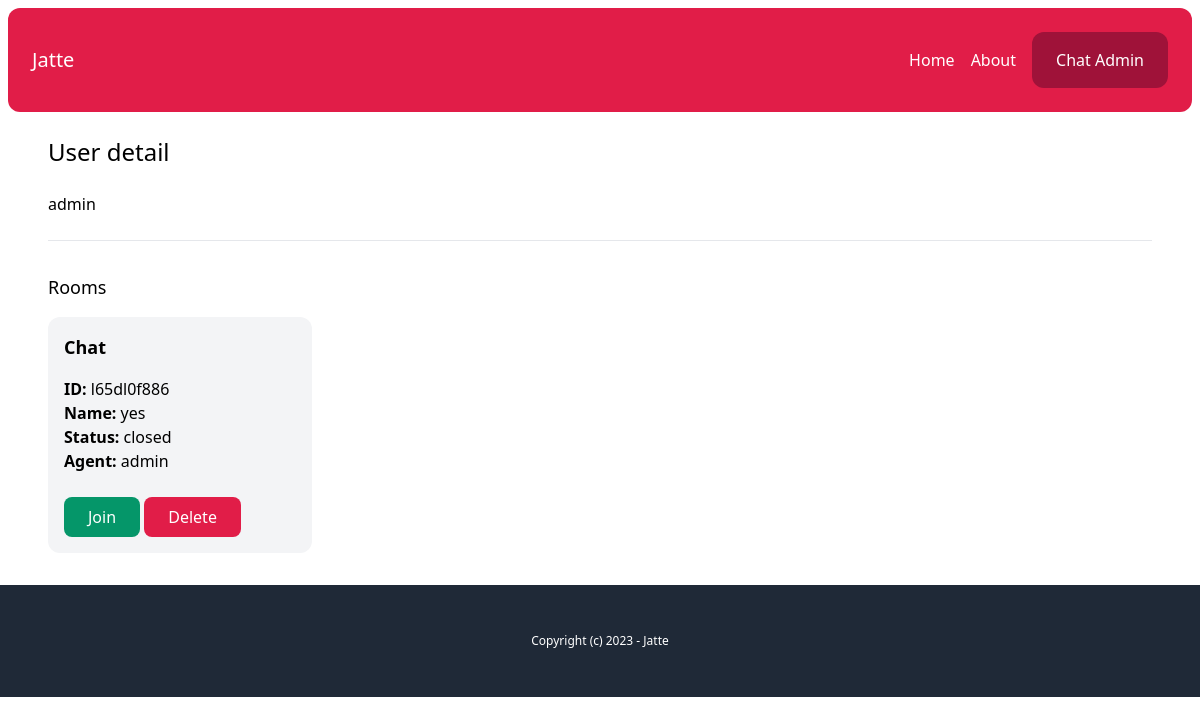
Before: /chat-admin/users/6aaf5a42-7c56-4b12-afab-a7e29df4ad82/ (signed in) with the older database file.
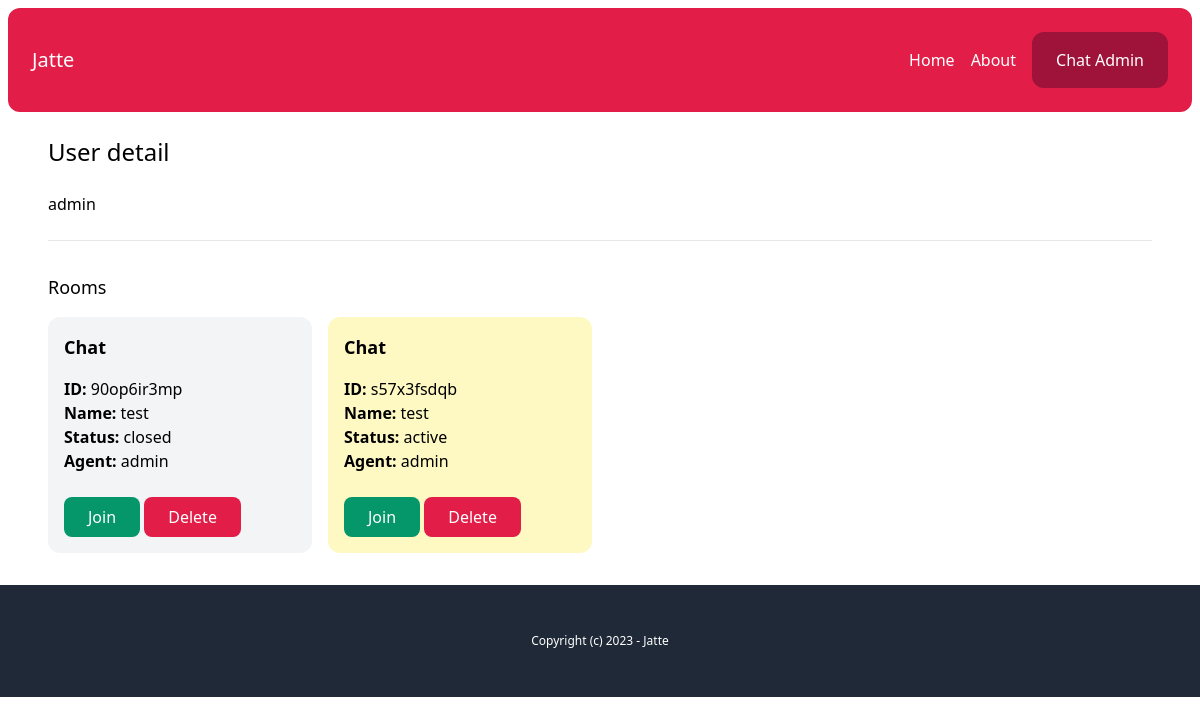
After: the same page with the newer database file.
### account/models.py (models this page shows)
class User(AbstractBaseUser, PermissionsMixin):
    AGENT = 'agent'
    MANAGER = 'manager'
    ROLES_CHOICES = (
        (AGENT, 'Agent'),
        (MANAGER, 'Manager'),
    )
    id = models.UUIDField(primary_key=True, default=uuid.uuid4, editable=False)
    email = models.EmailField(unique=True)
    name = models.CharField(max_length=255, blank=True, default='')
    role = models.CharField(max_length=20, choices=ROLES_CHOICES, default=AGENT)
    is_active = models.BooleanField(default=True)
    is_superuser = models.BooleanField(default=False)
    is_staff = models.BooleanField(default=False)
    date_joined = models.DateTimeField(default=timezone.now)
    last_login = models.DateTimeField(blank=True, null=True)
    objects = CustomUserManager()
    USERNAME_FIELD = 'email'
    EMAIL_FIELD = 'email'
    REQUIRED_FIELDS = ['name']

### chat/models.py (models this page shows, shortened)
class Room(models.Model):
    WAITING = "waiting"
    ACTIVE = "active"
    CLOSED = "closed"
    CHOICES_STATUS = [(WAITING, "Waiting"), (ACTIVE, "Active"), (CLOSED, "Closed")]
    uuid = models.CharField(max_length=255)
    client = models.CharField(max_length=255)
    agent = models.ForeignKey(
        User, related_name="rooms", blank=True, null=True, on_delete=models.SET_NULL
    )
    messages = models.ManyToManyField(Message, blank=True)
    url = models.CharField(max_length=255, blank=True, null=True)
    status = models.CharField(max_length=20, choices=CHOICES_STATUS, default=WAITING)
    created_at = models.DateTimeField(auto_now_add=True)
    class Meta:
        ordering: ["-created_at"]

### chat/views.py (the view)
# urls.py: path("chat-admin/users/<uuid:uuid>/", views.user_detail, name="user_detail"),
@login_required
def user_detail(request, uuid):
    user = User.objects.get(pk=uuid)
    rooms = user.rooms.all()
    return render(
        request,
        "chat/user_detail.html",
        {
            "user": user,
            "rooms": rooms,
        },
    )

### chat/templates/chat/user_detail.html
{% extends 'core/base.html' %} {% block content %}
<h1 class="mb-6 text-2xl">User detail</h1>
{{ user.name }}
<hr class="my-6" />
<div class="mt-8">
  <h2 class="mb-4 text-lg">Rooms</h2>
  {% include 'chat/partials/room_list.html' %}
</div>
{% endblock %}

### core/templates/core/base.html (shortened to what this page needs)
{% load static %}
<!DOCTYPE html>
<html>
  <head>
    <link
      rel="stylesheet"
      type="text/css"
      href="{% static 'css/main.min.css' %}"
    />
  </head>
  <body>
    <div class="p-2">
      <nav
        class="p-6 bg-rose-600 text-white flex justify-between items-center rounded-xl"
      >
        <a href="{% url 'core:index' %}" class="text-xl">Jatte</a>
        <div class="flex items-center space-x-4">
          <a href="{% url 'core:index' %}">Home</a>
          <a href="{% url 'core:about' %}">About</a>
          {% if request.user.is_authenticated %}
            <a href="{% url 'chat:admin' %}" class="inline-block py-4 px-6 bg-rose-800 text-white rounded-xl">Chat Admin</a>
          {% endif %}
        </div>
      </nav>
      <main class="max-w-6xl mx-auto p-6">
         {% block content %} {% endblock %}
      </main>
    </div>
    <footer class="py-12 px-6 bg-gray-800 text-white text-center text-xs">
      <p>Copyright (c) 2023 - Jatte</p>
    </footer>
  </body>
</html>

### chat/templates/chat/partials/room_list.html
<div class="grid grid-cols-4 gap-4">
  {% for room in rooms %}
  <div
    class="p-4 rounded-xl {% if room.status == 'waiting' %} bg-emerald-100 {% elif room.status == 'active' %} bg-yellow-100 {% else%} bg-gray-100 {% endif %}"
  >
    <h3 class="mb-4 text-lg font-semibold">Chat</h3>
    <p>
      <b>ID: </b> {{ room.uuid }} <br />
      <b>Name: </b> {{ room.client }} <br />
      <b>Status: </b> {{ room.status }} <br />
      <b>Agent: </b> {% firstof room.agent.name 'None yet...' %} <br />
    </p>
    <a
      href="{%  url 'chat:room' room.uuid %}"
      class="mt-6 inline-block py-2 px-6 bg-emerald-600 text-white rounded-lg"
      >Join</a
    >
    <a
      href="{%  url 'chat:delete_room' room.uuid %}"
      class="mt-6 inline-block py-2 px-6 bg-rose-600 text-white rounded-lg"
      >Delete</a
    >
  </div>
  {% endfor %}
</div>

Changed rows visible on the page:
removed Room: uuid "l65dl0f886", client "yes", status "closed", agent.name "admin"
added Room: uuid "90op6ir3mp", client "test", status "closed", agent.name "admin"
added Room: uuid "s57x3fsdqb", client "test", status "active", agent.name "admin"
